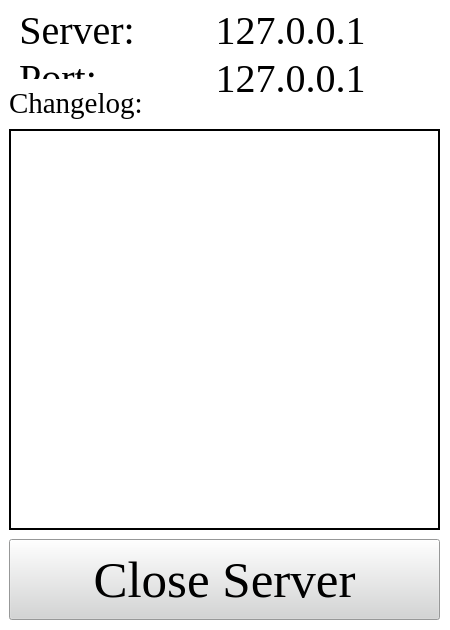
<?xml version="1.0" encoding="UTF-8"?>
<ui version="4.0">
 <class>MainWindow</class>
 <widget class="QMainWindow" name="MainWindow">
  <property name="geometry">
   <rect>
    <x>0</x>
    <y>0</y>
    <width>450</width>
    <height>630</height>
   </rect>
  </property>
  <property name="minimumSize">
   <size>
    <width>450</width>
    <height>630</height>
   </size>
  </property>
  <property name="maximumSize">
   <size>
    <width>450</width>
    <height>630</height>
   </size>
  </property>
  <property name="windowTitle">
   <string>MainWindow</string>
  </property>
  <property name="styleSheet">
   <string notr="true">background-color: rgb(255, 255, 255);</string>
  </property>
  <widget class="QWidget" name="centralwidget">
   <widget class="QStackedWidget" name="stackedWidget">
    <property name="geometry">
     <rect>
      <x>-1</x>
      <y>-21</y>
      <width>451</width>
      <height>651</height>
     </rect>
    </property>
    <property name="currentIndex">
     <number>0</number>
    </property>
    <widget class="QWidget" name="page">
     <widget class="QWidget" name="formLayoutWidget_2">
      <property name="geometry">
       <rect>
        <x>20</x>
        <y>30</y>
        <width>421</width>
        <height>91</height>
       </rect>
      </property>
      <layout class="QFormLayout" name="formLayout_2">
       <item row="0" column="0">
        <widget class="QLabel" name="ServerL_2">
         <property name="font">
          <font>
           <family>Times New Roman</family>
           <pointsize>30</pointsize>
           <weight>50</weight>
           <bold>false</bold>
          </font>
         </property>
         <property name="text">
          <string>Server:</string>
         </property>
         <property name="alignment">
          <set>Qt::AlignCenter</set>
         </property>
        </widget>
       </item>
       <item row="1" column="0">
        <widget class="QLabel" name="PortL_2">
         <property name="font">
          <font>
           <family>Times New Roman</family>
           <pointsize>30</pointsize>
           <weight>50</weight>
           <bold>false</bold>
          </font>
         </property>
         <property name="text">
          <string>Port:</string>
         </property>
         <property name="alignment">
          <set>Qt::AlignCenter</set>
         </property>
        </widget>
       </item>
       <item row="0" column="1">
        <widget class="QLabel" name="ServerE_2">
         <property name="font">
          <font>
           <family>Times New Roman</family>
           <pointsize>30</pointsize>
           <weight>50</weight>
           <bold>false</bold>
          </font>
         </property>
         <property name="toolTip">
          <string>&lt;html&gt;&lt;head/&gt;&lt;body&gt;&lt;p&gt;Server Ip Address&lt;/p&gt;&lt;/body&gt;&lt;/html&gt;</string>
         </property>
         <property name="text">
          <string>127.0.0.1</string>
         </property>
         <property name="alignment">
          <set>Qt::AlignCenter</set>
         </property>
        </widget>
       </item>
       <item row="1" column="1">
        <widget class="QLabel" name="PortE_3">
         <property name="font">
          <font>
           <family>Times New Roman</family>
           <pointsize>30</pointsize>
           <weight>50</weight>
           <bold>false</bold>
          </font>
         </property>
         <property name="toolTip">
          <string>&lt;html&gt;&lt;head/&gt;&lt;body&gt;&lt;p&gt;Port Address&lt;/p&gt;&lt;/body&gt;&lt;/html&gt;</string>
         </property>
         <property name="text">
          <string>127.0.0.1</string>
         </property>
         <property name="alignment">
          <set>Qt::AlignCenter</set>
         </property>
        </widget>
       </item>
      </layout>
     </widget>
     <widget class="QLabel" name="ChangelogL">
      <property name="geometry">
       <rect>
        <x>10</x>
        <y>100</y>
        <width>151</width>
        <height>41</height>
       </rect>
      </property>
      <property name="font">
       <font>
        <family>Times New Roman</family>
        <pointsize>22</pointsize>
        <weight>50</weight>
        <bold>false</bold>
       </font>
      </property>
      <property name="text">
       <string>Changelog:</string>
      </property>
      <property name="alignment">
       <set>Qt::AlignBottom|Qt::AlignLeading|Qt::AlignLeft</set>
      </property>
     </widget>
     <widget class="QListWidget" name="listWidget">
      <property name="geometry">
       <rect>
        <x>10</x>
        <y>150</y>
        <width>431</width>
        <height>401</height>
       </rect>
      </property>
      <property name="font">
       <font>
        <family>Tahoma</family>
        <pointsize>20</pointsize>
       </font>
      </property>
      <property name="styleSheet">
       <string notr="true">border: 2 solid black</string>
      </property>
      <property name="frameShadow">
       <enum>QFrame::Sunken</enum>
      </property>
     </widget>
     <widget class="QPushButton" name="CloseB">
      <property name="geometry">
       <rect>
        <x>10</x>
        <y>560</y>
        <width>431</width>
        <height>81</height>
       </rect>
      </property>
      <property name="font">
       <font>
        <family>Times New Roman</family>
        <pointsize>38</pointsize>
       </font>
      </property>
      <property name="cursor">
       <cursorShape>PointingHandCursor</cursorShape>
      </property>
      <property name="toolTip">
       <string>&lt;html&gt;&lt;head/&gt;&lt;body&gt;&lt;p&gt;Close The Current Running Server&lt;/p&gt;&lt;/body&gt;&lt;/html&gt;</string>
      </property>
      <property name="styleSheet">
       <string notr="true">background-color: rgb(211, 213, 213);</string>
      </property>
      <property name="text">
       <string>Close Server</string>
      </property>
     </widget>
    </widget>
    <widget class="QWidget" name="page_2">
     <widget class="QLabel" name="label">
      <property name="geometry">
       <rect>
        <x>20</x>
        <y>30</y>
        <width>421</width>
        <height>121</height>
       </rect>
      </property>
      <property name="font">
       <font>
        <family>Tamil MN</family>
        <pointsize>33</pointsize>
        <weight>75</weight>
        <bold>true</bold>
       </font>
      </property>
      <property name="text">
       <string>Lokenger Server Hosting</string>
      </property>
      <property name="alignment">
       <set>Qt::AlignCenter</set>
      </property>
     </widget>
     <widget class="QWidget" name="formLayoutWidget">
      <property name="geometry">
       <rect>
        <x>19</x>
        <y>159</y>
        <width>421</width>
        <height>96</height>
       </rect>
      </property>
      <layout class="QFormLayout" name="formLayout">
       <item row="0" column="0">
        <widget class="QLabel" name="ServerL">
         <property name="font">
          <font>
           <family>Times New Roman</family>
           <pointsize>30</pointsize>
           <weight>50</weight>
           <bold>false</bold>
          </font>
         </property>
         <property name="text">
          <string>Server:</string>
         </property>
         <property name="alignment">
          <set>Qt::AlignCenter</set>
         </property>
        </widget>
       </item>
       <item row="0" column="1">
        <widget class="QLabel" name="ServerE">
         <property name="font">
          <font>
           <family>Times New Roman</family>
           <pointsize>30</pointsize>
           <weight>50</weight>
           <bold>false</bold>
          </font>
         </property>
         <property name="toolTip">
          <string>&lt;html&gt;&lt;head/&gt;&lt;body&gt;&lt;p&gt;Server Ip Address&lt;/p&gt;&lt;/body&gt;&lt;/html&gt;</string>
         </property>
         <property name="text">
          <string>127.0.0.1</string>
         </property>
         <property name="alignment">
          <set>Qt::AlignCenter</set>
         </property>
        </widget>
       </item>
       <item row="1" column="0">
        <widget class="QLabel" name="PortL">
         <property name="font">
          <font>
           <family>Times New Roman</family>
           <pointsize>30</pointsize>
           <weight>50</weight>
           <bold>false</bold>
          </font>
         </property>
         <property name="text">
          <string>Port:</string>
         </property>
         <property name="alignment">
          <set>Qt::AlignCenter</set>
         </property>
        </widget>
       </item>
       <item row="1" column="1">
        <widget class="QLabel" name="ServerE_3">
         <property name="font">
          <font>
           <family>Times New Roman</family>
           <pointsize>30</pointsize>
           <weight>50</weight>
           <bold>false</bold>
          </font>
         </property>
         <property name="toolTip">
          <string>&lt;html&gt;&lt;head/&gt;&lt;body&gt;&lt;p&gt;Server Ip Address&lt;/p&gt;&lt;/body&gt;&lt;/html&gt;</string>
         </property>
         <property name="text">
          <string>5050</string>
         </property>
         <property name="alignment">
          <set>Qt::AlignCenter</set>
         </property>
        </widget>
       </item>
      </layout>
     </widget>
     <widget class="QPushButton" name="RunB">
      <property name="geometry">
       <rect>
        <x>42</x>
        <y>470</y>
        <width>371</width>
        <height>121</height>
       </rect>
      </property>
      <property name="font">
       <font>
        <family>Times New Roman</family>
        <pointsize>38</pointsize>
       </font>
      </property>
      <property name="cursor">
       <cursorShape>PointingHandCursor</cursorShape>
      </property>
      <property name="toolTip">
       <string>&lt;html&gt;&lt;head/&gt;&lt;body&gt;&lt;p&gt;Run Lokenger Server&lt;/p&gt;&lt;/body&gt;&lt;/html&gt;</string>
      </property>
      <property name="styleSheet">
       <string notr="true">background-color: rgb(211, 213, 213);</string>
      </property>
      <property name="text">
       <string>Run Server</string>
      </property>
     </widget>
    </widget>
   </widget>
  </widget>
 </widget>
 <resources/>
 <connections/>
</ui>
